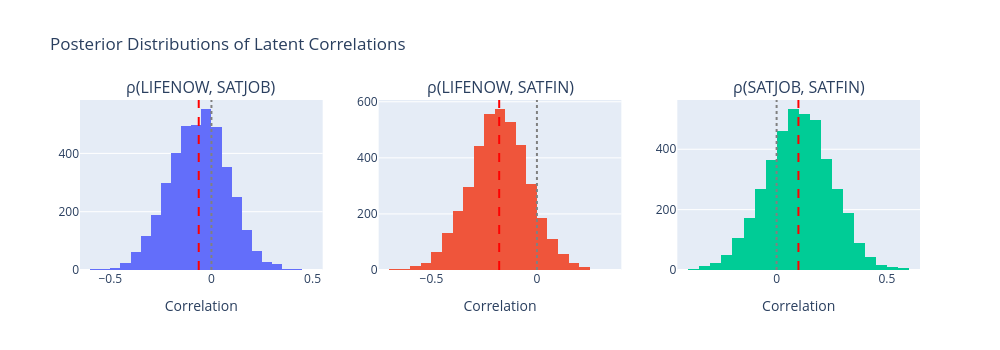

Notebook cell for this chart:
### Markdown cell above
## Results Visualization

### Code cell
# Posterior distributions of correlations
fig = make_subplots(rows=1, cols=3, subplot_titles=[
    'ρ(LIFENOW, SATJOB)', 'ρ(LIFENOW, SATFIN)', 'ρ(SATJOB, SATFIN)'
])

fig.add_trace(go.Histogram(x=rho12_samples, nbinsx=40, showlegend=False), row=1, col=1)
fig.add_trace(go.Histogram(x=rho13_samples, nbinsx=40, showlegend=False), row=1, col=2)
fig.add_trace(go.Histogram(x=rho23_samples, nbinsx=40, showlegend=False), row=1, col=3)

# Add posterior mean lines
fig.add_vline(x=rho12_samples.mean(), line_dash='dash', line_color='red', row=1, col=1)
fig.add_vline(x=rho13_samples.mean(), line_dash='dash', line_color='red', row=1, col=2)
fig.add_vline(x=rho23_samples.mean(), line_dash='dash', line_color='red', row=1, col=3)

# Add zero reference lines
fig.add_vline(x=0, line_dash='dot', line_color='gray', row=1, col=1)
fig.add_vline(x=0, line_dash='dot', line_color='gray', row=1, col=2)
fig.add_vline(x=0, line_dash='dot', line_color='gray', row=1, col=3)

fig.update_layout(
    title='Posterior Distributions of Latent Correlations',
    height=350, width=1000
)
fig.update_xaxes(title_text='Correlation', row=1, col=1)
fig.update_xaxes(title_text='Correlation', row=1, col=2)
fig.update_xaxes(title_text='Correlation', row=1, col=3)
fig.show()

### Figure 1 — Plotly figure (JSON) as saved in the notebook; plotly's stock layout.template omitted (floating-point values rounded to 4 significant figures; data arrays with more than 128 entries replaced by an {"elided": "..."} marker saying what was removed)
{"data": [{"nbinsx": 40, "showlegend": false, "type": "histogram", "x": {"elided": "4000 float values"}, "xaxis": "x", "yaxis": "y"}, {"nbinsx": 40, "showlegend": false, "type": "histogram", "x": {"elided": "4000 float values"}, "xaxis": "x2", "yaxis": "y2"}, {"nbinsx": 40, "showlegend": false, "type": "histogram", "x": {"elided": "4000 float values"}, "xaxis": "x3", "yaxis": "y3"}], "layout": {"annotations": [{"font": {"size": 16}, "showarrow": false, "text": "ρ(LIFENOW, SATJOB)", "x": 0.1444, "xanchor": "center", "xref": "paper", "y": 1, "yanchor": "bottom", "yref": "paper"}, {"font": {"size": 16}, "showarrow": false, "text": "ρ(LIFENOW, SATFIN)", "x": 0.5, "xanchor": "center", "xref": "paper", "y": 1, "yanchor": "bottom", "yref": "paper"}, {"font": {"size": 16}, "showarrow": false, "text": "ρ(SATJOB, SATFIN)", "x": 0.8556, "xanchor": "center", "xref": "paper", "y": 1, "yanchor": "bottom", "yref": "paper"}], "height": 350, "shapes": [{"line": {"color": "red", "dash": "dash"}, "type": "line", "x0": -0.06289, "x1": -0.06289, "xref": "x", "y0": 0, "y1": 1, "yref": "y domain"}, {"line": {"color": "red", "dash": "dash"}, "type": "line", "x0": -0.1788, "x1": -0.1788, "xref": "x2", "y0": 0, "y1": 1, "yref": "y2 domain"}, {"line": {"color": "red", "dash": "dash"}, "type": "line", "x0": 0.09896, "x1": 0.09896, "xref": "x3", "y0": 0, "y1": 1, "yref": "y3 domain"}, {"line": {"color": "gray", "dash": "dot"}, "type": "line", "x0": 0, "x1": 0, "xref": "x", "y0": 0, "y1": 1, "yref": "y domain"}, {"line": {"color": "gray", "dash": "dot"}, "type": "line", "x0": 0, "x1": 0, "xref": "x2", "y0": 0, "y1": 1, "yref": "y2 domain"}, {"line": {"color": "gray", "dash": "dot"}, "type": "line", "x0": 0, "x1": 0, "xref": "x3", "y0": 0, "y1": 1, "yref": "y3 domain"}], "title": {"text": "Posterior Distributions of Latent Correlations"}, "width": 1000, "xaxis": {"anchor": "y", "domain": [0, 0.2889], "title": {"text": "Correlation"}}, "xaxis2": {"anchor": "y2", "domain": [0.3556, 0.6444], "title": {"text": "Correlation"}}, "xaxis3": {"anchor": "y3", "domain": [0.7111, 1], "title": {"text": "Correlation"}}, "yaxis": {"anchor": "x", "domain": [0, 1]}, "yaxis2": {"anchor": "x2", "domain": [0, 1]}, "yaxis3": {"anchor": "x3", "domain": [0, 1]}}}
